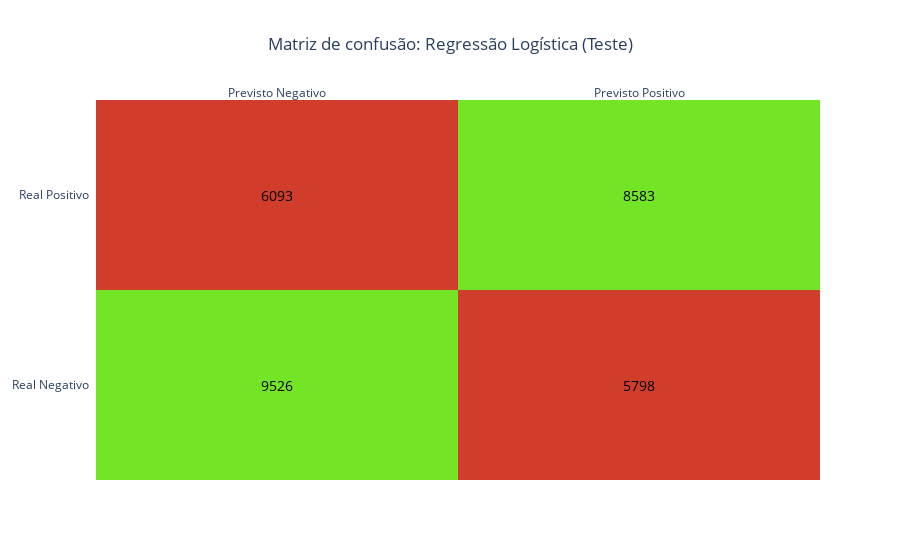

Source (notebook cell):
### Code cell
plot_matrix(matriz_confusao_log_teste, 'Regressão Logística', 'Teste')

### Figure 1 — Plotly figure (JSON) as saved in the notebook; plotly's stock layout.template omitted (floating-point values rounded to 4 significant figures)
{"data": [{"colorscale": [[0, "#d03d2a"], [1, "#73e526"]], "reversescale": false, "showscale": false, "type": "heatmap", "x": ["Previsto Negativo", "Previsto Positivo"], "y": ["Real Negativo", "Real Positivo"], "z": [[1, 0], [0, 1]]}], "layout": {"annotations": [{"font": {"color": "black", "size": 14}, "showarrow": false, "text": "9526", "x": "Previsto Negativo", "xref": "x", "y": "Real Negativo", "yref": "y"}, {"font": {"color": "black", "size": 14}, "showarrow": false, "text": "5798", "x": "Previsto Positivo", "xref": "x", "y": "Real Negativo", "yref": "y"}, {"font": {"color": "black", "size": 14}, "showarrow": false, "text": "6093", "x": "Previsto Negativo", "xref": "x", "y": "Real Positivo", "yref": "y"}, {"font": {"color": "black", "size": 14}, "showarrow": false, "text": "8583", "x": "Previsto Positivo", "xref": "x", "y": "Real Positivo", "yref": "y"}], "title": {"text": "Matriz de confusão: Regressão Logística (Teste)", "x": 0.5}, "xaxis": {"dtick": 1, "gridcolor": "rgb(0, 0, 0)", "side": "top", "ticks": ""}, "yaxis": {"dtick": 1, "ticks": "", "ticksuffix": "  "}}}
